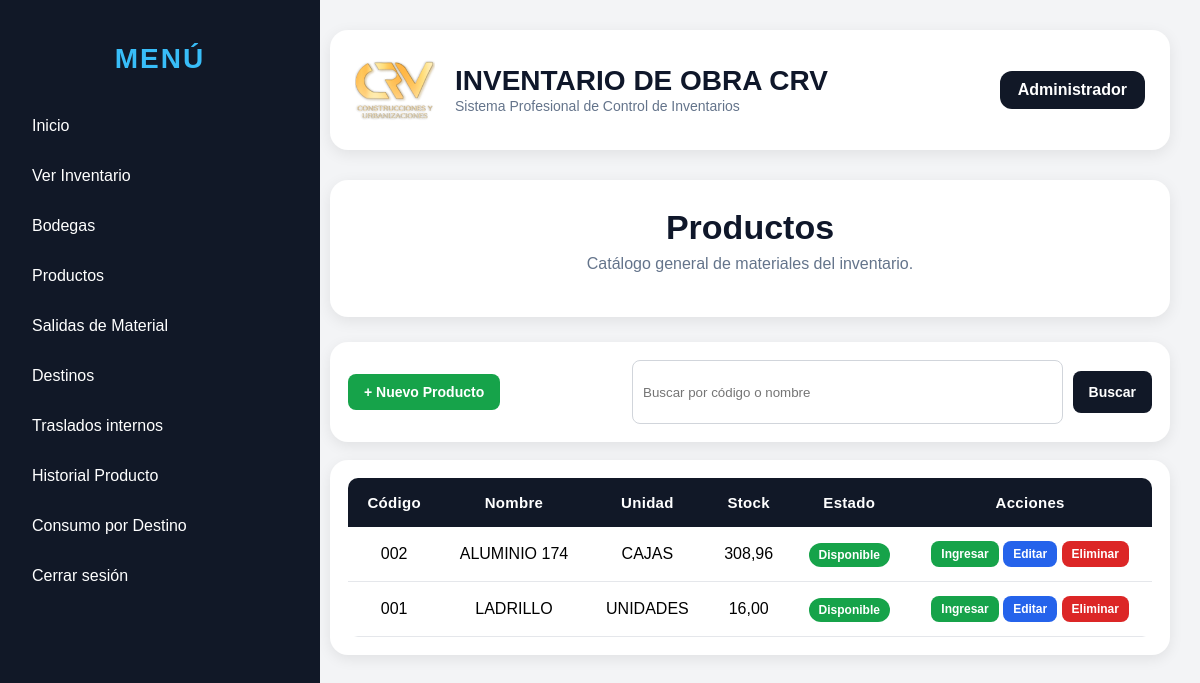
Page /productos (signed in) on the committed database.
### models/usuario.py (models this page shows, shortened)
class Usuario(db.Model, UserMixin):
    __tablename__ = "usuarios"
    id = db.Column(db.Integer, primary_key=True)
    nombre = db.Column(db.String(100), nullable=False)
    usuario = db.Column(db.String(50), unique=True, nullable=False)
    password_hash = db.Column(db.String(200), nullable=False)
    rol = db.Column(db.String(50), default="ADMIN")

### models/producto.py (models this page shows)
class Producto(db.Model):
    __tablename__ = "productos"
    id = db.Column(db.Integer, primary_key=True)
    codigo = db.Column(db.String(50), unique=True, nullable=False)
    nombre = db.Column(db.String(150), nullable=False)
    categoria = db.Column(db.String(100))
    unidad = db.Column(db.String(50))
    stock = db.Column(db.Float, default=0)
    stock_minimo = db.Column(db.Float, default=0)
    precio = db.Column(db.Float, default=0)
    activo = db.Column(db.Boolean, default=True)

### routes/productos.py (the view)
@productos_bp.route("/productos")
@login_required
def listar_productos():
    buscar = request.args.get("buscar", "")
    productos = Producto.query
    if buscar:
        productos = productos.filter(
            (Producto.nombre.contains(buscar.upper())) |
            (Producto.codigo.contains(buscar))
        )
    productos = productos.order_by(Producto.nombre.asc()).all()
    producto_bodegas = {}
    for p in productos:
        existencias = Existencia.query.filter_by(producto_id=p.id).all()
        bodegas = []
        for e in existencias:
            if e.cantidad > 0:
                cantidad = "{:,.2f}".format(e.cantidad).replace(",", "X").replace(".", ",").replace("X", ".")
                bodegas.append(f"{e.obra.nombre}: {cantidad} {p.unidad}")
        producto_bodegas[p.id] = bodegas
    return render_template(
        "productos/lista.html",
        productos=productos,
        producto_bodegas=producto_bodegas
    )

### templates/productos/lista.html (shortened to what this page needs)
{% extends "base.html" %}
{% block content %}
<div class="page-header-card">
    <h1>Productos</h1>
    <p>Catálogo general de materiales del inventario.</p>
</div>
<div class="productos-toolbar no-print">
    <a class="btn btn-success" href="/productos/nuevo">
        + Nuevo Producto
    </a>
    <form method="GET" class="productos-search">
        <input
            type="text"
            name="buscar"
            placeholder="Buscar por código o nombre"
            value="{{ request.args.get('buscar', '') }}"
        >
        <button type="submit" class="btn btn-dark">
            Buscar
        </button>
    </form>
</div>
<div class="productos-table-card">
    <table class="productos-table">
        <tr>
            <th>Código</th>
            <th>Nombre</th>
            <th>Unidad</th>
            <th>Stock</th>
            <th>Estado</th>
            <th>Acciones</th>
        </tr>
        {% for p in productos %}
        <tr>
            <td>{{ p.codigo }}</td>
            <td>{{ p.nombre }}</td>
            <td>{{ p.unidad }}</td>
            <td>
                {{ "{:,.2f}".format(p.stock).replace(",", "X").replace(".", ",").replace("X", ".") }}
            </td>
            <td>
                {% if p.stock <= 0 %}
                    <span class="badge-danger">Agotado</span>
                {% else %}
                    <span class="badge-success">Disponible</span>
                {% endif %}
            </td>
            <td>
                <a class="btn btn-small btn-success" href="/productos/ingresar/{{ p.id }}">
                    Ingresar
                </a>
                {% if current_user.rol == "ADMIN" %}
                <a class="btn btn-small" href="/productos/editar/{{ p.id }}">
                    Editar
                </a>
                <a href="/productos/eliminar/{{ p.id }}"
                class="btn btn-small btn-danger"
                onclick="return confirm('¿Desea eliminar el producto {{ p.nombre }}?')">
                    Eliminar
                </a>
                {% endif %}
            </td>
        </tr>
        {% endfor %}
    </table>
</div>
{% endblock %}

### templates/base.html (shortened to what this page needs)
<!DOCTYPE html>
<html lang="es">
<head>
</head>
<body>
    <div class="sidebar">
        <h2 class="menu-title">MENÚ</h2>
        <a href="/dashboard">Inicio</a>
        <a href="/existencias">Ver Inventario</a>
        <a href="/obras">Bodegas</a>
        <a href="/productos">Productos</a>
        <a href="/movimientos">Salidas de Material</a>
        <a href="/destinos">Destinos</a>
        <a href="/traslados/nuevo">Traslados internos</a>
        <a href="/historial-producto">Historial Producto</a>
        <a href="/consumos/destino">Consumo por Destino</a>
        <a href="/logout">Cerrar sesión</a>
    </div>
    <div class="content">
        <div class="topbar">
            <div class="topbar-left">
                <img src="{{ url_for('static', filename='logo.png') }}">
                <div>
                    <h1>INVENTARIO DE OBRA CRV</h1>
                    <span>Sistema Profesional de Control de Inventarios</span>
                </div>
            </div>
            <div class="topbar-right">
                {{ current_user.nombre }}
            </div>
        </div>
        {% block content %}{% endblock %}
    </div>
</body>
</html>

### templates/base.html (style rules this page uses)
body { margin: 0; font-family: Arial, sans-serif; background: #f3f4f6; }
.sidebar { width: 280px; height: 100vh; background: #111827; color: white; position: fixed; padding: 20px; }
.sidebar h2 { margin-bottom: 30px; color: #38bdf8; }
.menu-title { color:white; text-align:center; font-size:28px; margin-bottom:35px; letter-spacing:2px; font-weight:800; }
.sidebar a { display: block; color: white; text-decoration: none; padding: 12px; border-radius: 8px; margin-bottom: 8px; }
.content { margin-left: 300px; padding: 30px; }
.topbar { background: white; padding: 15px 20px; border-radius: 12px; margin-bottom: 25px; box-shadow: 0 2px 8px rgba(0,0,0,0.08); }
.topbar { background:white; padding:20px 25px; border-radius:18px; margin-bottom:30px; box-shadow:0 4px 15px rgba(0,0,0,0.08); display:flex; justify-content:space-between; align-items:center; }
.topbar-left { display:flex; align-items:center; gap:20px; }
.topbar-left img { width:80px; height:80px; object-fit:contain; }
.topbar-left h1 { margin:0; color:#0f172a; font-size:28px; }
.topbar-left span { color:#64748b; font-size:14px; }
.topbar-right { background:#111827; color:white; padding:10px 18px; border-radius:12px; font-weight:bold; }
table { background: white; border-collapse: collapse; width: 100%; border-radius: 10px; overflow: hidden; }
th { background: #111827; color: white; padding: 16px; text-align: center; font-size: 15px; letter-spacing: 0.3px; }
td { padding: 14px; border-bottom: 1px solid #e5e7eb; vertical-align: middle; text-align: center; }
input, select { width: 100%; padding: 10px; margin-top: 5px; border: 1px solid #d1d5db; border-radius: 8px; }
button, .btn { background: #2563eb; color: white; padding: 10px 16px; border: none; border-radius: 8px; text-decoration: none; cursor: pointer; display: inline-block; font-size: 14px; font-weight: 600; transition: all 0.2s ease; }
.btn-small { padding: 6px 10px; font-size: 12px; }
.btn-delete, .btn-danger { background: #dc2626; }
.btn-success { background: #16a34a; }
.btn-dark { background: #111827; }
.badge-success { background: #16a34a; color: white; padding: 5px 10px; border-radius: 999px; font-size: 12px; font-weight: bold; }
.page-header-card { background: white; border-radius: 18px; padding: 28px 30px; margin-bottom: 25px; text-align: center; box-shadow: 0 4px 15px rgba(0,0,0,0.08); }
.page-header-card h1 { margin: 0; font-size: 34px; color: #0f172a; }
.page-header-card p { margin-top: 8px; color: #64748b; font-size: 16px; }

### templates/productos/lista.html (style rules this page uses)
.productos-toolbar { background:white; border-radius:18px; padding:18px; margin-bottom:18px; display:flex; justify-content:space-between; align-items:center; gap:16px; box-shadow:0 4px 14px rgba(0,0,0,0.08); }
.productos-search { display:flex; gap:10px; align-items:center; width:520px; }
.productos-search input { flex:1; height:42px; margin:0; }
.productos-search button { height:42px; }
.productos-table-card { background:white; border-radius:18px; padding:18px; box-shadow:0 4px 14px rgba(0,0,0,0.08); }
.productos-table td, .productos-table th { text-align:center; vertical-align:middle; }

### rows in the picture
Usuario: nombre "Administrador"
Producto: codigo "002", nombre "ALUMINIO 174", unidad "CAJAS", stock "308,96", shows "Disponible"
Producto: codigo "001", nombre "LADRILLO", unidad "UNIDADES", stock "16,00", shows "Disponible"
